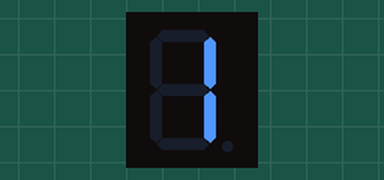
The sketch below on a simulated Arduino Uno, built with avr-gcc and run on an emulated ATmega328P. Parts: 1-digit seven-segment display. Wiring (inferred from the names in the program): 1-digit 7-segment display, segments lit when LOW: segments pin 2, pin 3, pin 4, pin 5, pin 6, pin 7, pin 8, pin 9. The segment pins are drawn as the display they are named for.

Above: at 0.1 s.
At 2.1 s:
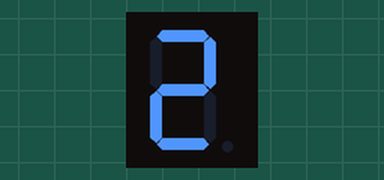
At 3.1 s:
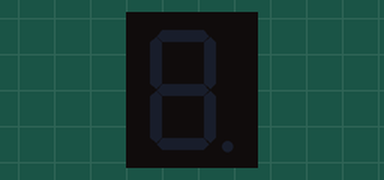

Measured:
- by itself, everything shown: repeats every 4.0 s, in 4 steps
- what the display in image 1 shows lasts 1.0 s, from 2.0 s to 3.0 s

The sketch:

_7segmentDisplayTestFunctions.ino
```cpp
// seven-segment display example code with functions

int A = 2;
int B = 3;
int C = 4;
int D = 5;
int E = 6;
int F = 7;
int G = 8;
int H = 9;

void setup() {
  // set some stuff up
  pinMode(A, OUTPUT);
  pinMode(B, OUTPUT);
  pinMode(C, OUTPUT);
  pinMode(D, OUTPUT);
  pinMode(E, OUTPUT);
  pinMode(F, OUTPUT);
  pinMode(G, OUTPUT);
  pinMode(H, OUTPUT);
  digitalWrite(A, HIGH);
  digitalWrite(B, HIGH);
  digitalWrite(C, HIGH);
  digitalWrite(D, HIGH);
  digitalWrite(E, HIGH);
  digitalWrite(F, HIGH);
  digitalWrite(G, HIGH);
  digitalWrite(H, HIGH);
}

void loop() {
  // do some stuff over and over...
  showOne();
  showTwo();
}

int showOne(){
  digitalWrite(B, LOW);
  digitalWrite(C, LOW);
  delay(1000);
  digitalWrite(B, HIGH);
  digitalWrite(C, HIGH);
  delay(1000);
}

int showTwo(){
  digitalWrite(A, LOW);
  digitalWrite(B, LOW);
  digitalWrite(D, LOW);
  digitalWrite(E, LOW);
  digitalWrite(G, LOW);
  delay(1000);
  digitalWrite(A, HIGH);
  digitalWrite(B, HIGH);
  digitalWrite(D, HIGH);
  digitalWrite(E, HIGH);
  digitalWrite(G, HIGH);
  delay(1000);
}
```
